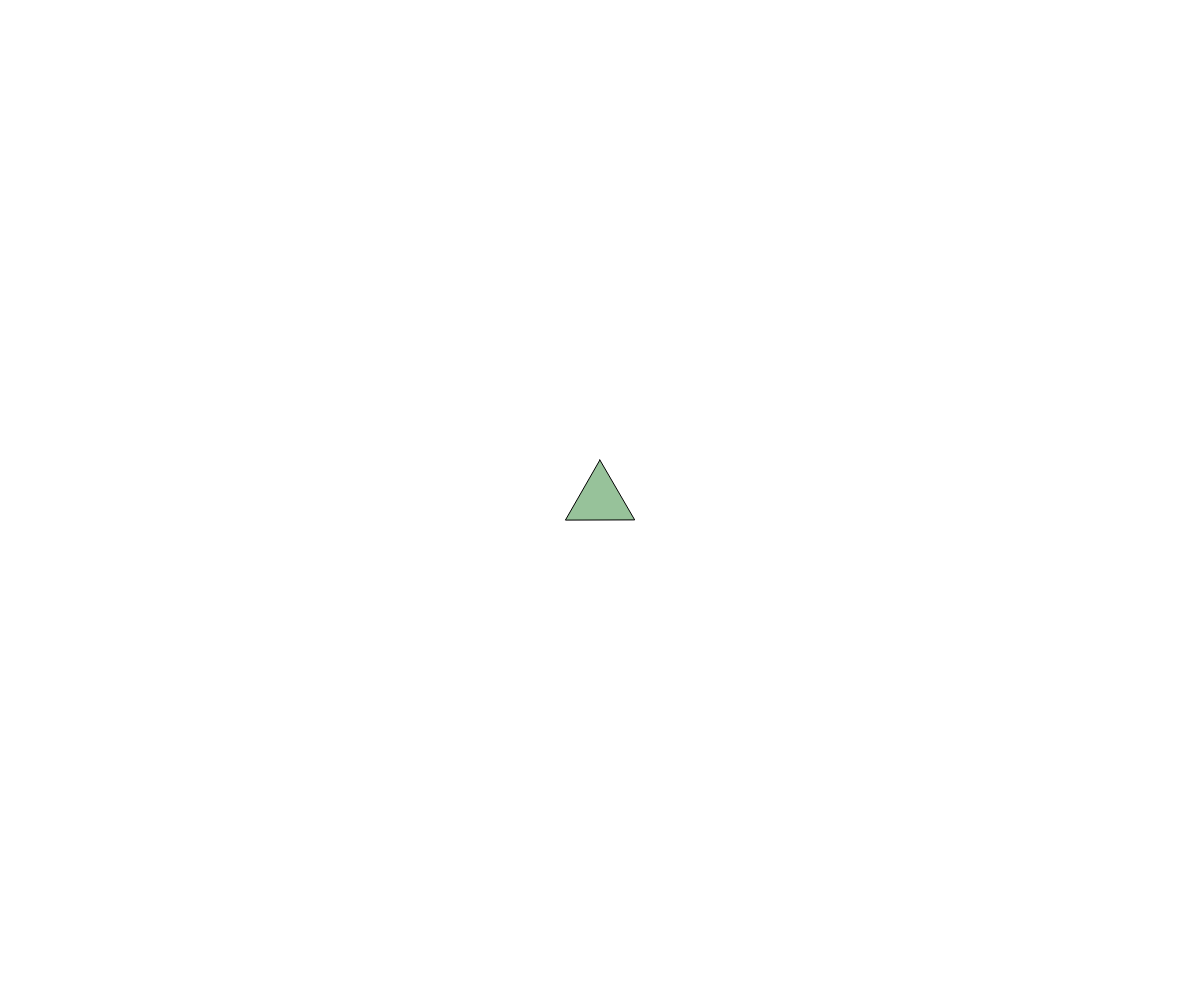
Frame 1 (no input)
Frame 60 (no input): identical to frame 1, image omitted
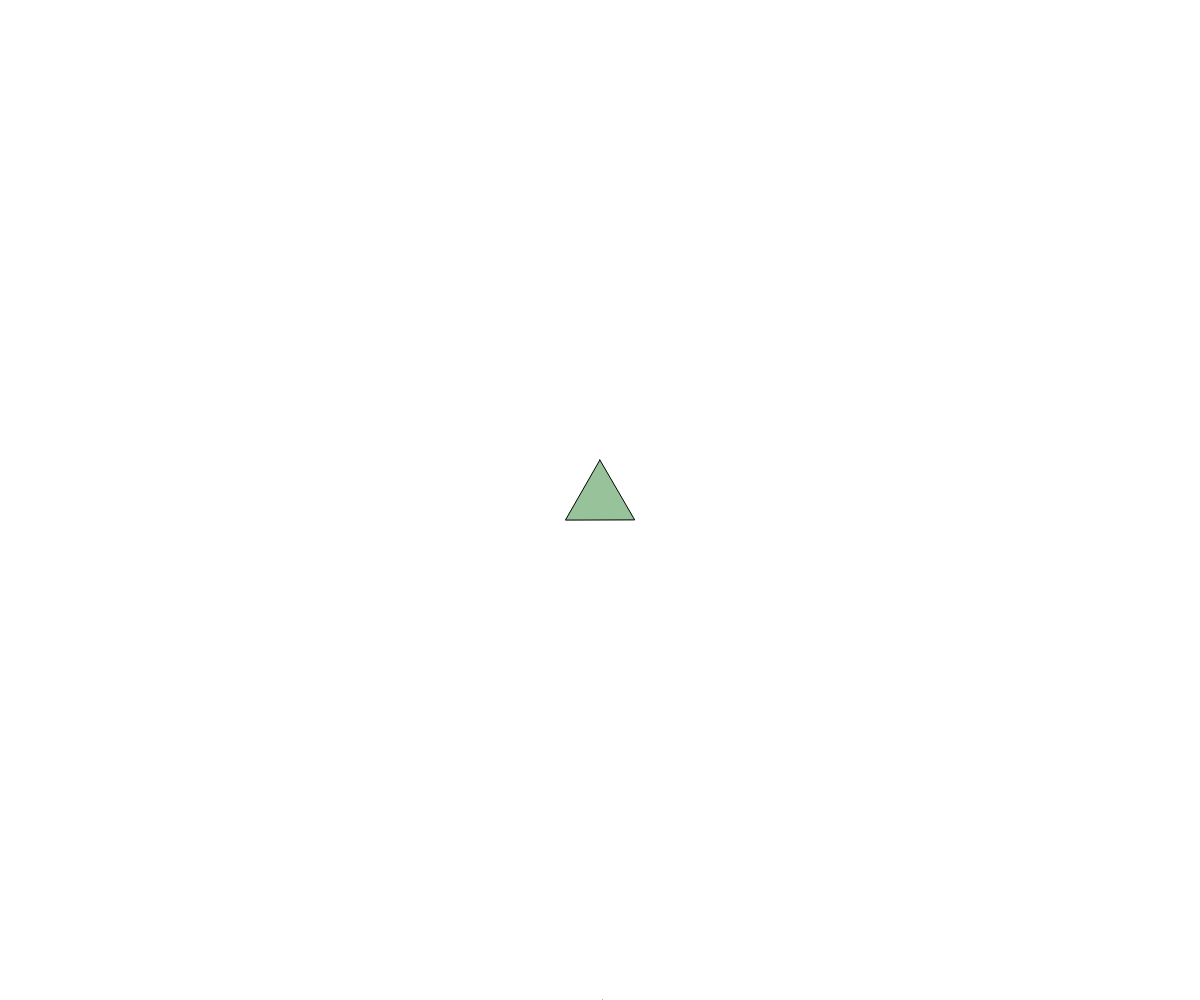
Frame 120 (the mouse pressed at the canvas centre since frame 60)

The p5.js sketch that drew these frames (run headless with seeded random() and noise() and a simulated clock; from frame 60 on, the mouse is pressed at the canvas centre):

// p5.js sketch
// ── sketch.js
class Triangle {
  constructor(x, y, size) {
    this.pos = createVector(x, y);
    this.vel = createVector(random(-0.5, 0.5), random(-0.5, 0.5)); // Reduced initial velocity
    this.acc = createVector(0, 0);
    this.size = size || random(20, 40);
    this.angle = random(TWO_PI);
    this.angularVel = 0;
    this.angularAcc = 0;
    this.mass = this.size * this.size;
    this.color = color(random(360), random(20, 40), random(60, 80), 0.7);
    this.settled = false;
  }

  calculateVertices() {
    return [
      createVector(
        this.pos.x + cos(this.angle) * this.size,
        this.pos.y + sin(this.angle) * this.size
      ),
      createVector(
        this.pos.x + cos(this.angle + TWO_PI/3) * this.size,
        this.pos.y + sin(this.angle + TWO_PI/3) * this.size
      ),
      createVector(
        this.pos.x + cos(this.angle + 2*TWO_PI/3) * this.size,
        this.pos.y + sin(this.angle + 2*TWO_PI/3) * this.size
      )
    ];
  }

  applyForce(force) {
    let f = p5.Vector.div(force, this.mass);
    this.acc.add(f);
  }

  attract(other) {
    let force = p5.Vector.sub(this.pos, other.pos);
    let distance = force.mag();
    distance = constrain(distance, 5, 25);
    // Reduced gravitational constant
    let G = 0.1;
    let strength = (G * this.mass * other.mass) / (distance * distance);
    force.setMag(strength);
    return force;
  }

  checkCollision(other) {
    // First do a quick distance check
    let minDist = this.size + other.size;
    if (p5.Vector.dist(this.pos, other.pos) > minDist * 1.5) {
      return false;
    }

    let vertices1 = this.calculateVertices();
    let vertices2 = other.calculateVertices();
    
    // Check for intersection between any two line segments
    for (let i = 0; i < 3; i++) {
      for (let j = 0; j < 3; j++) {
        let a1 = vertices1[i];
        let a2 = vertices1[(i + 1) % 3];
        let b1 = vertices2[j];
        let b2 = vertices2[(j + 1) % 3];
        
        if (this.lineIntersection(a1, a2, b1, b2)) {
          return true;
        }
      }
    }
    return false;
  }

  lineIntersection(a1, a2, b1, b2) {
    let denominator = (b2.y - b1.y) * (a2.x - a1.x) - (b2.x - b1.x) * (a2.y - a1.y);
    if (denominator === 0) return false;
    
    let ua = ((b2.x - b1.x) * (a1.y - b1.y) - (b2.y - b1.y) * (a1.x - b1.x)) / denominator;
    let ub = ((a2.x - a1.x) * (a1.y - b1.y) - (a2.y - a1.y) * (a1.x - b1.x)) / denominator;
    
    return ua > 0 && ua < 1 && ub > 0 && ub < 1;
  }

  handleCollision(other) {
    // Strong separation force
    let away = p5.Vector.sub(this.pos, other.pos);
    let overlap = (this.size + other.size) - away.mag();
    if (overlap > 0) {
      away.normalize();
      away.mult(overlap * 1.1); // Push slightly more than the overlap
      if (!this.settled) this.pos.add(away.mult(0.5));
      if (!other.settled) other.pos.sub(away.mult(0.5));
    }
    
    // Stop movement on collision
    if (!this.settled) {
      this.vel.mult(0.5);
      this.angularVel *= 0.5;
    }
    if (!other.settled) {
      other.vel.mult(0.5);
      other.angularVel *= 0.5;
    }

    // Check if triangles should settle
    let speed = this.vel.mag() + other.vel.mag();
    if (speed < 0.1) {
      this.settled = true;
      other.settled = true;
    }
  }

  update() {
    if (this.settled) return;

    this.vel.add(this.acc);
    this.vel.mult(0.98); // Increased drag for slower movement
    this.pos.add(this.vel);
    
    this.angularVel += this.angularAcc;
    this.angularVel *= 0.98;
    this.angle += this.angularVel;
    
    this.acc.mult(0);
    this.angularAcc = 0;

    // Settle if moving very slowly
    if (this.vel.mag() < 0.01) {
      this.settled = true;
    }
  }

  show() {
    push();
    colorMode(HSB, 360, 100, 100, 1);
    stroke(0);
    strokeWeight(1);
    fill(this.color);
    
    beginShape();
    let vertices = this.calculateVertices();
    for (let v of vertices) {
      vertex(v.x, v.y);
    }
    endShape(CLOSE);
    pop();
  }
}

let triangles = [];
let centerTriangle;

function setup() {
  createCanvas(windowWidth, windowHeight);
  colorMode(HSB, 360, 100, 100, 1);
  background(255);
  
  // Create center triangle
  centerTriangle = new Triangle(width/2, height/2, 40);
  centerTriangle.settled = true;
  triangles.push(centerTriangle);
}

function draw() {
  background(255);
  
  // Spawn new triangles less frequently
  if (frameCount % 45 === 0 && triangles.length < 50) {
    let angle = random(TWO_PI);
    let radius = max(width, height);
    let x = width/2 + cos(angle) * radius;
    let y = height/2 + sin(angle) * radius;
    triangles.push(new Triangle(x, y));
  }
  
  // Multiple physics updates per frame for better collision handling
  for (let step = 0; step < 2; step++) {
    for (let i = 0; i < triangles.length; i++) {
      let t1 = triangles[i];
      
      if (!t1.settled) {
        // Reduced gravitational force
        let force = centerTriangle.attract(t1);
        force.mult(0.5); // Further reduce force
        t1.applyForce(force);
        
        // Check collisions
        for (let j = 0; j < triangles.length; j++) {
          if (i !== j) {
            let t2 = triangles[j];
            if (t1.checkCollision(t2)) {
              t1.handleCollision(t2);
            }
          }
        }
        
        t1.update();
      }
    }
  }
  
  // Draw all triangles
  for (let triangle of triangles) {
    triangle.show();
  }
}

function windowResized() {
  resizeCanvas(windowWidth, windowHeight);
}
